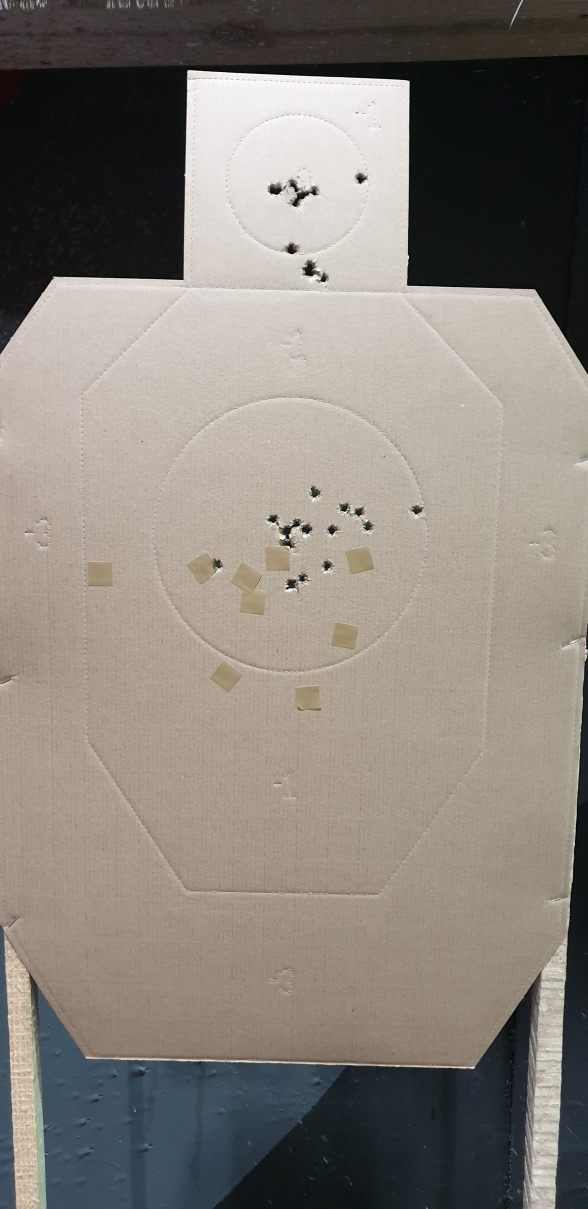
#> input picture data/target.jpg, 588 x 1209 px
$ python main.py
#> lines starting #> are read from the running program, lines starting #| are printed output that depends on the picture; after the words box and inside, x2 and y2 are one past the last pixel; in counts of white or black regions, pixels touching at a corner belong together
import cv2 as cv2
import numpy as np
from matplotlib import pyplot as plt

import math

def print_hi(name):
    print(f'Hi, {name}')  # Press Ctrl+F8 to toggle the breakpoint.

def run_circles():
	#img = cv2.imread('data/target.jpg', 0)
	img_blur = cv2.medianBlur(img, 5)
	#cimg = cv2.cvtColor(img, cv2.COLOR_GRAY2BGR)
	circles = cv2.HoughCircles(img_blur, cv2.HOUGH_GRADIENT, 1, 20,
							   param1=50,param2=30, minRadius=50, maxRadius=150)

	circles = np.uint16(np.around(circles))
	for i in circles[0, :]:
		# draw the outer circle
		cv2.circle(gray, (i[0], i[1]), i[2], (0, 0, 255), 2)
		# draw the center of the circle
		cv2.circle(gray, (i[0], i[1]), 2, (255, 0, 0), 3)


def run_cv():
	#img = cv2.imread('data/target.jpg',0)
	#gray = cv2.cvtColor(img, cv2.COLOR_GRAY2BGR)

	th, th1 = cv2.threshold(img, 100, 255,
					cv2.THRESH_BINARY_INV | cv2.THRESH_OTSU)
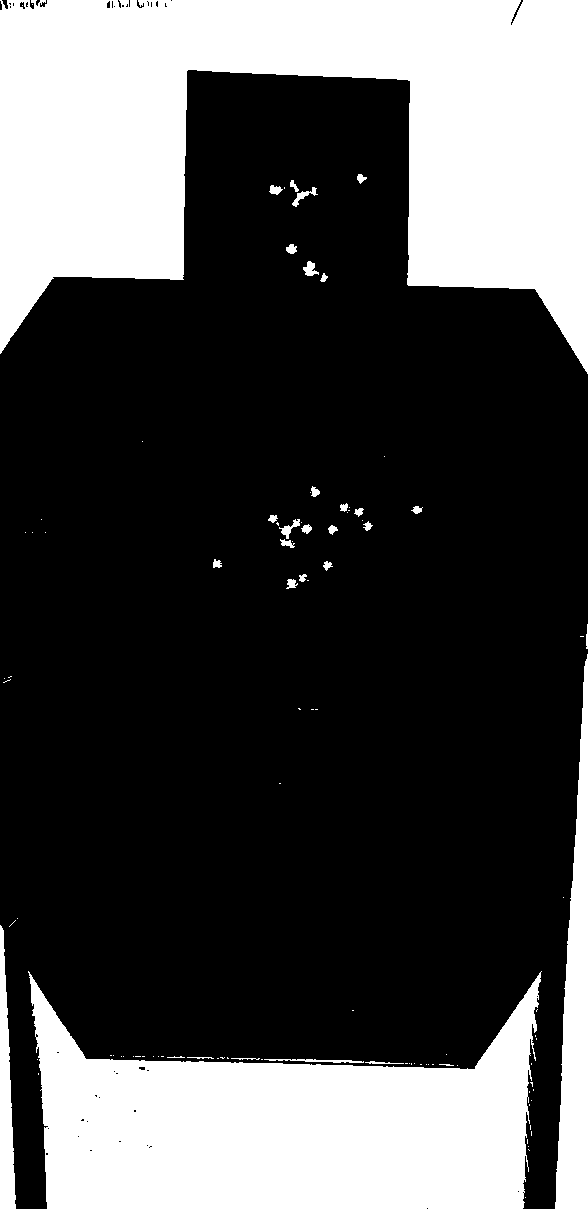
#> th1: shape (1209, 588); 30.1% white; 103 white regions (72 under 20 px)
#> th = 103

	cnts = cv2.findContours(th1, cv2.RETR_LIST, cv2.CHAIN_APPROX_SIMPLE)[-2]
#> cnts = 141 contours, 111 with area under 20; largest, box (x1, y1, x2, y2) and area: (0, 0, 588, 374) 122781, (28, 971, 542, 1209) 73986, (555, 654, 588, 1209) 9694, (0, 925, 16, 1209) 2498, (303, 261, 319, 276) 110

	contours, hierarhy = cv2.findContours(th1, cv2.RETR_TREE, cv2.CHAIN_APPROX_SIMPLE)
#> contours has the same summary as cnts

	s1 = 25
	s2 = 200
	xcnts = []

	i = 0;
	for cnt in cnts:
		(x, y), radius = cv2.minEnclosingCircle(cnt)
		size = cv2.contourArea(cnt)
		if s1 < size < s2 and radius < 25:
			xcnts.append(cnt)
#> this loop made 141 passes
#> (x, y, radius, size) on passes 1, 4, 5, 8, 9, 11, 18, 19, 21, 23, 27, 30: (525, 1197, 0.0001, 0), (46.5, 1153.5, 1.58, 7), (90.5, 1150, 1.5, 4), (528, 1146, 0.0001, 0), (150.5, 1146, 1.5, 4), (119.5, 1141, 1.5, 4), (82, 1119.5, 2.06, 8.5), (134.5, 1110.5, 1.58, 7), (531, 1100, 0.0001, 0), (95.5, 1095.5, 1.58, 5.5), (116.5, 1073, 1.5, 4), (147.5, 1070, 1.5, 4)
#> (cnt, x, y, radius, size) on passes 2, 3, 6, 7, 10, 12: ([[522, 1192], [523, 1191], [524, 1192], [523, 1193]], 523, 1192, 1, 2), ([[517, 1191], [518, 1190], [519, 1191], [518, 1192]], 518, 1191, 1, 2), ([[528, 1149], [529, 1150]], 528.5, 1149.5, 0.707, 0), ([[148, 1147], [149, 1146], [150, 1147], [149, 1148]], 149, 1147, 1, 2), ([[146, 1145], [147, 1144], [148, 1145], [147, 1146]], 147, 1145, 1, 2), ([[527, 1139], [527, 1143]], 527, 1141, 2, 0)
#> after the loop, xcnts = 23 contours; largest, box (x1, y1, x2, y2) and area: (303, 261, 319, 276) 110, (292, 187, 318, 207) 110, (279, 519, 300, 539) 108, (269, 185, 283, 195) 71, (286, 244, 297, 254) 62

	print("\nDots number: {}".format(len(xcnts)))
#| Dots number: 23

	cv2.drawContours(gray, xcnts, -1, (0, 255, 0), 3)
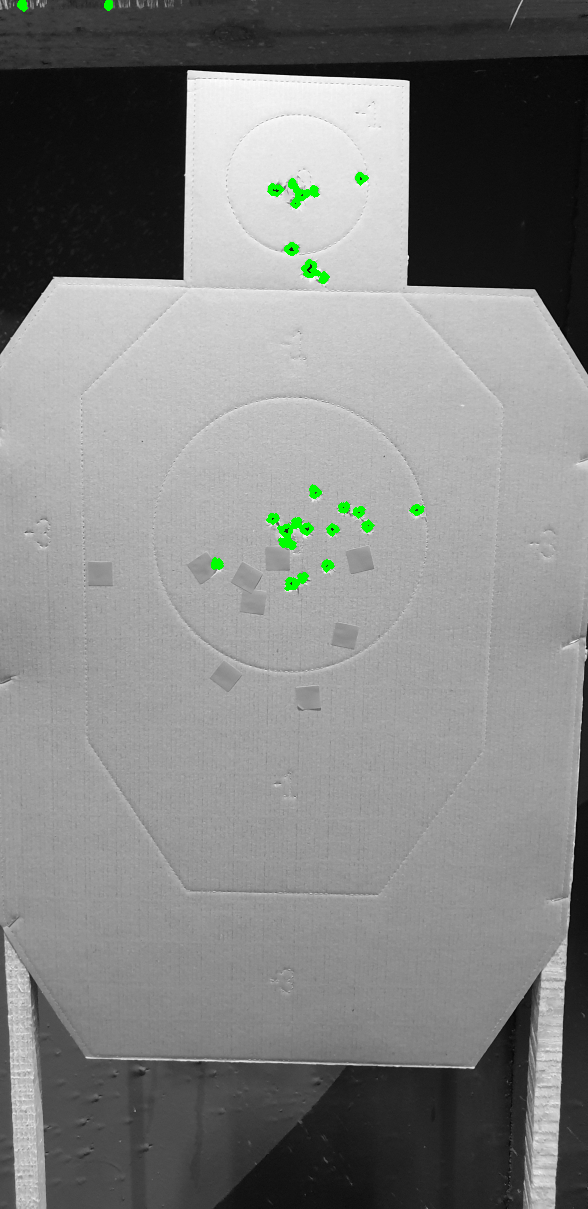
#> gray: shape (1209, 588, 3); mean B, G, R 129.9, 131, 129.9

if __name__ == '__main__':
	img = cv2.imread('data/target.jpg', 0)
	gray = cv2.cvtColor(img, cv2.COLOR_GRAY2BGR)

	run_cv()
	run_circles()
#> in run_circles, `circles = cv2.HoughCircles(img_blur, cv2.HOUGH_GRADIENT, 1, 20, param1..`: circles = [[289.5, 533.5, 137.3], [296.5, 182.5, 71]]
#> in run_circles, `circles = np.uint16(np.around(circles))`: circles = [[290, 534, 137], [296, 182, 71]]
#> the loop in run_circles, `for i in circles[0, :]:` made 2 passes
#> after the loop in run_circles, `for i in circles[0, :]:`:
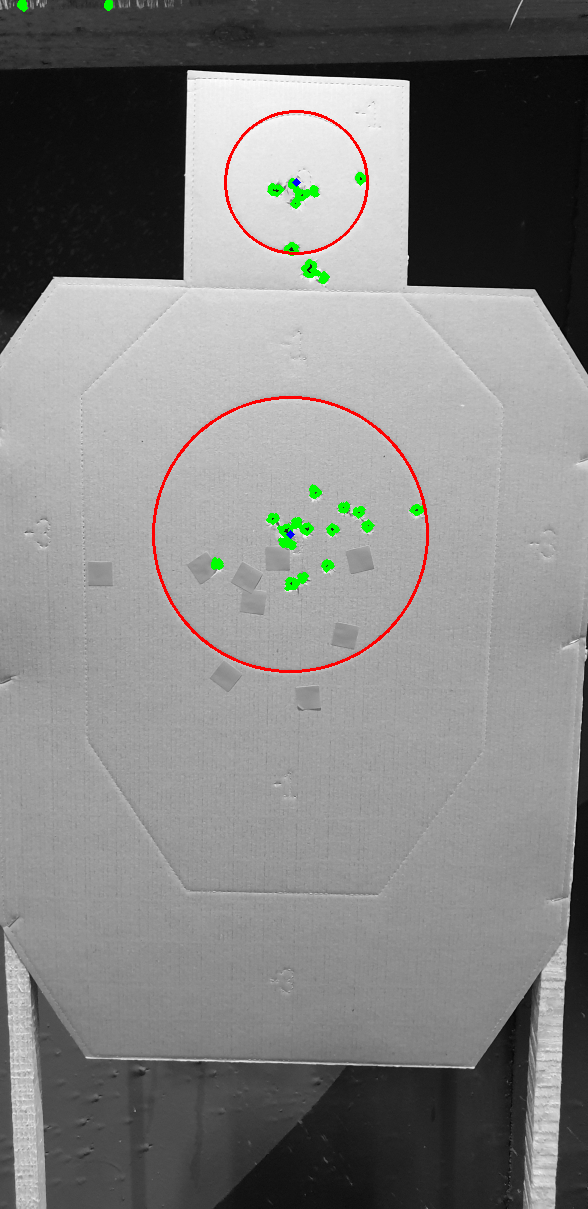
#> gray: shape (1209, 588, 3); 0.56% of pixels changed, all inside (x1, y1, x2, y2) = (152, 110, 429, 673)

	plt.imshow(gray)
	plt.savefig('data/tmp.jpg')
	plt.show()
